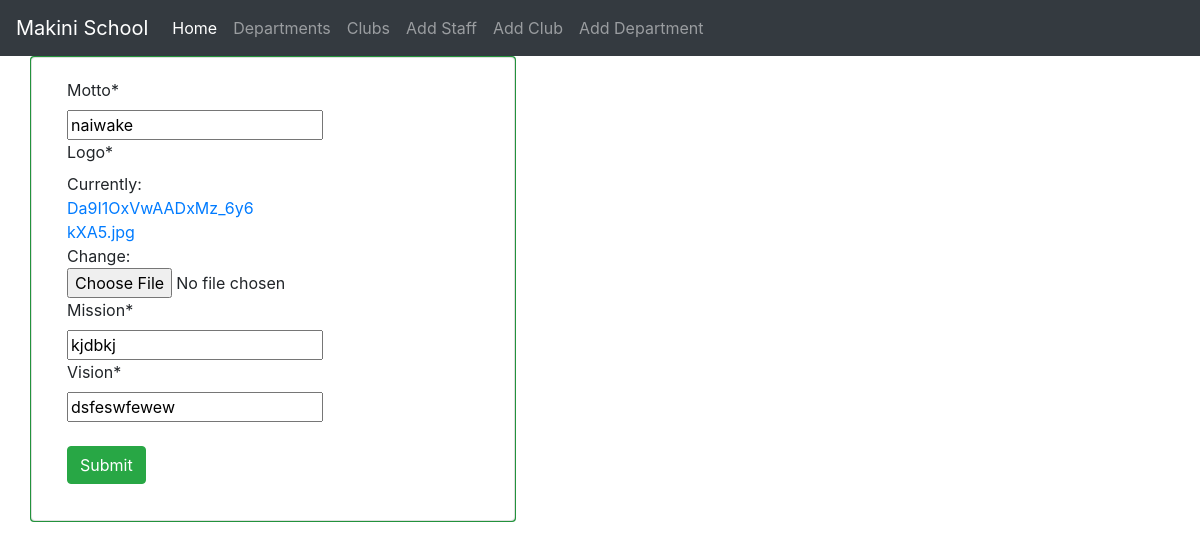
Page /1/update-view on the earlier database version.
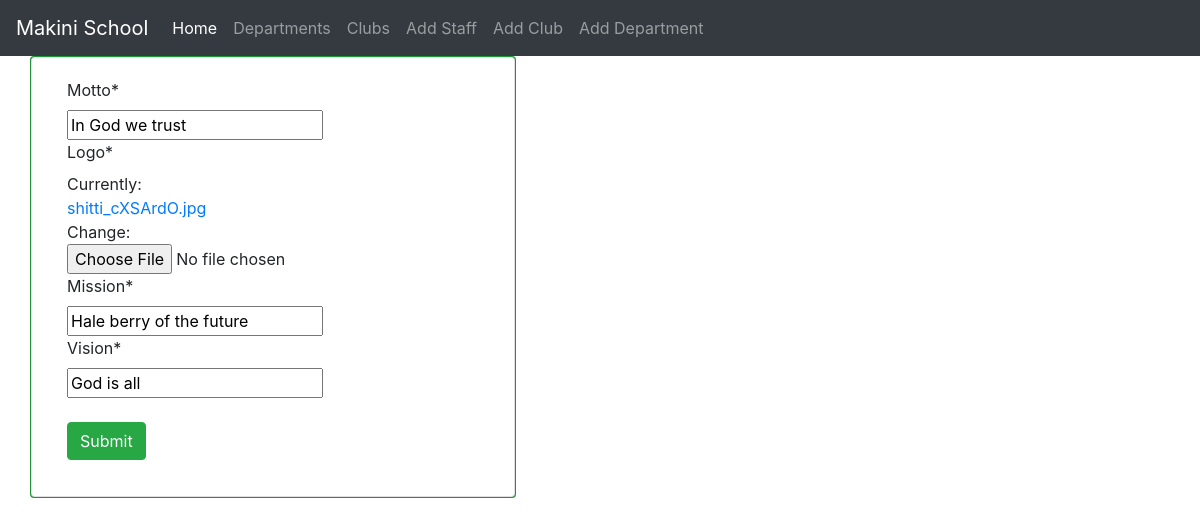
Same page on the later database version.
### website/models.py (models this page shows, shortened)
class About(models.Model):
    motto=models.CharField(max_length=500)
    logo=models.FileField()
    mission=models.CharField(max_length=500)
    vision=models.CharField(max_length=500)

### website/views.py (the view)
# urls.py: path('<int:pk>/update-view',views.AboutUpdateView.as_view(), name='about'),
class AboutUpdateView(UpdateView):
    model = About
    fields = ['motto','logo','mission','vision']
    template_name = "website/about.html"

### website/templates/website/about.html (shortened to what this page needs)
{% extends 'website/base.html' %}
{% load crispy_forms_tags %}
{% block content %}
<div class="container">
    <div class="row">
        <div class="panel panel-success">
            <div class="panel-body">
                 <div class="card text-black bg-success mb-3" >
                     <div class="card card-body">
                        <div class="col-sm-6">
                            <form class="form-horizontal" method="post" enctype="multipart/form-data">
                                {{form|crispy}}<br>
                                <button type="submit" class="btn btn-success">Submit</button>
                            </form>
                        </div>
                     </div>
                 </div>
            </div>
        </div>
    </div>
</div>
{% endblock %}

Differences in the rows shown:
changed About: motto "naiwake" → "In God we trust"; mission "kjdbkj" → "Hale berry of the future"; vision "dsfeswfewew" → "God is all"
Other differences:
text no longer shown: "Motto * Logo * Currently: Da9I1OxVwAADxMz_6y6kXA5.jpg Change: Mission * Vision *"
text now shown: "Motto * Logo * Currently: shitti_cXSArdO.jpg Change: Mission * Vision *"
